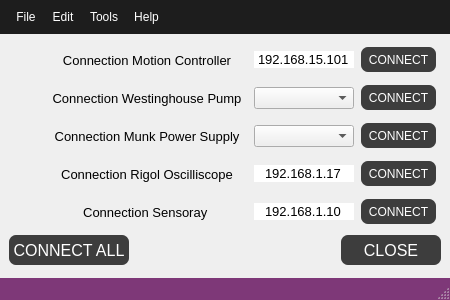
<?xml version="1.0" encoding="UTF-8"?>
<ui version="4.0">
 <class>Window_DeviceConnections</class>
 <widget class="QMainWindow" name="Window_DeviceConnections">
  <property name="geometry">
   <rect>
    <x>0</x>
    <y>0</y>
    <width>450</width>
    <height>300</height>
   </rect>
  </property>
  <property name="sizePolicy">
   <sizepolicy hsizetype="MinimumExpanding" vsizetype="MinimumExpanding">
    <horstretch>0</horstretch>
    <verstretch>0</verstretch>
   </sizepolicy>
  </property>
  <property name="minimumSize">
   <size>
    <width>450</width>
    <height>300</height>
   </size>
  </property>
  <property name="maximumSize">
   <size>
    <width>450</width>
    <height>300</height>
   </size>
  </property>
  <property name="windowTitle">
   <string>Device Connections</string>
  </property>
  <property name="styleSheet">
   <string notr="true">QMenuBar{
background-color:#1d1d1d;
padding:5px;
	font: 12pt &quot;MS Shell Dlg 2&quot;;
}

QMenuBar::item{
background-color:#1d1d1d;
color:#fff;
padding:5px;

}

QMenu{
color:#fff;
padding:0;
}

QMenu::item:selected{
color:#fff;
background-color:#00aba9;
}

QTableWidget{
background-color:#3d3d3d;
color:#fff;
  selection-background-color: #da532c;
border:solid;
border-width:3px;
border-color:#da532c;
}
QHeaderView::section{
background-color:qlineargradient(spread:pad, x1:0, y1:0, x2:1, y2:0, stop:0 rgba(20, 158, 217, 255), stop:1 rgba(36, 158, 217, 255));
border:none;
border-top-style:solid;
border-width:1px;
border-top-color:qlineargradient(spread:pad, x1:0, y1:0, x2:1, y2:0, stop:0 rgba(20, 158, 217, 255), stop:1 rgba(36, 158, 217, 255));
color:#fff;

}
QHeaderView{
background-color:qlineargradient(spread:pad, x1:0, y1:0, x2:1, y2:0, stop:0 rgba(20, 158, 217, 255), stop:1 rgba(36, 158, 217, 255));

border:none;
border-top-style:solid;
border-width:1px;
border-top-color:#149ED9;
color:#fff;
	font: 75 12pt &quot;Calibri&quot;;
}

QTableCornerButton::section{
border:none;
background-color:#149ED9;
}

QListWidget{
background-color:#3d3d3d;
color:#fff;
}

QMenu{
background-color:#3d3d3d;
}
QStatusBar{
background-color:#7e3878;
color:#fff;
}

QPushButton{
border-style:solid;
background-color:#3d3d3d;
color:#fff;
border-radius:7px;
}

QPushButton:disabled {
background-color: rgb(204, 0, 0);
}

QPushButton:hover{
color:#ccc;
	background-color: qlineargradient(spread:pad, x1:0.517, y1:0, x2:0.517, y2:1, stop:0 rgba(45, 45, 45, 255), stop:0.505682 rgba(45, 45, 45, 255), stop:1 rgba(29, 29, 29, 255));
	border-color:#2d89ef;
border-width:2px;
}

QPushButton:pressed{
background-color: qlineargradient(spread:pad, x1:0.517, y1:0, x2:0.517, y2:1, stop:0 rgba(29, 29, 29, 255), stop:0.505682 rgba(45, 45, 45, 255), stop:1 rgba(29, 29, 29, 255));
}


QTabWidget::tab{
background-color:#3d3d3d;
}

QLineEdit{
border-radius:0;
}

QProgressBar{
border-radius:0;
text-align:center;
color:#fff;
background-color:transparent;
border: 2px solid #e3a21a;
border-radius:7px;
	font: 75 12pt &quot;Open Sans&quot;;

}

QProgressBar::chunk{
background-color:#2d89ef;
width:20px;
}</string>
  </property>
  <widget class="QWidget" name="centralwidget">
   <layout class="QGridLayout" name="gridLayout">
    <item row="0" column="0">
     <layout class="QHBoxLayout" name="horizontalLayout">
      <item>
       <widget class="LED" name="widget_GalilConnection" native="true">
        <property name="sizePolicy">
         <sizepolicy hsizetype="Fixed" vsizetype="Fixed">
          <horstretch>0</horstretch>
          <verstretch>0</verstretch>
         </sizepolicy>
        </property>
        <property name="minimumSize">
         <size>
          <width>30</width>
          <height>30</height>
         </size>
        </property>
        <property name="maximumSize">
         <size>
          <width>30</width>
          <height>30</height>
         </size>
        </property>
       </widget>
      </item>
      <item>
       <widget class="QLabel" name="label_GalilConnection">
        <property name="sizePolicy">
         <sizepolicy hsizetype="Fixed" vsizetype="Fixed">
          <horstretch>0</horstretch>
          <verstretch>0</verstretch>
         </sizepolicy>
        </property>
        <property name="minimumSize">
         <size>
          <width>200</width>
          <height>30</height>
         </size>
        </property>
        <property name="maximumSize">
         <size>
          <width>200</width>
          <height>30</height>
         </size>
        </property>
        <property name="font">
         <font>
          <pointsize>10</pointsize>
         </font>
        </property>
        <property name="text">
         <string>Connection Motion Controller</string>
        </property>
        <property name="alignment">
         <set>Qt::AlignCenter</set>
        </property>
       </widget>
      </item>
      <item>
       <widget class="QLineEdit" name="lineEdit_IPMC">
        <property name="sizePolicy">
         <sizepolicy hsizetype="Fixed" vsizetype="Fixed">
          <horstretch>0</horstretch>
          <verstretch>0</verstretch>
         </sizepolicy>
        </property>
        <property name="minimumSize">
         <size>
          <width>100</width>
          <height>0</height>
         </size>
        </property>
        <property name="maximumSize">
         <size>
          <width>100</width>
          <height>16777215</height>
         </size>
        </property>
        <property name="font">
         <font>
          <pointsize>10</pointsize>
         </font>
        </property>
        <property name="text">
         <string>192.168.15.101</string>
        </property>
        <property name="alignment">
         <set>Qt::AlignCenter</set>
        </property>
       </widget>
      </item>
      <item>
       <widget class="QPushButton" name="pushButton_connectMC">
        <property name="minimumSize">
         <size>
          <width>75</width>
          <height>25</height>
         </size>
        </property>
        <property name="maximumSize">
         <size>
          <width>75</width>
          <height>25</height>
         </size>
        </property>
        <property name="text">
         <string>CONNECT</string>
        </property>
       </widget>
      </item>
     </layout>
    </item>
    <item row="1" column="0">
     <layout class="QHBoxLayout" name="horizontalLayout_5">
      <item>
       <widget class="LED" name="widget_WestinghouseConnection" native="true">
        <property name="sizePolicy">
         <sizepolicy hsizetype="Fixed" vsizetype="Fixed">
          <horstretch>0</horstretch>
          <verstretch>0</verstretch>
         </sizepolicy>
        </property>
        <property name="minimumSize">
         <size>
          <width>30</width>
          <height>30</height>
         </size>
        </property>
        <property name="maximumSize">
         <size>
          <width>30</width>
          <height>30</height>
         </size>
        </property>
       </widget>
      </item>
      <item>
       <widget class="QLabel" name="label_WestinghouseConnection">
        <property name="sizePolicy">
         <sizepolicy hsizetype="Fixed" vsizetype="Fixed">
          <horstretch>0</horstretch>
          <verstretch>0</verstretch>
         </sizepolicy>
        </property>
        <property name="minimumSize">
         <size>
          <width>200</width>
          <height>30</height>
         </size>
        </property>
        <property name="maximumSize">
         <size>
          <width>200</width>
          <height>30</height>
         </size>
        </property>
        <property name="font">
         <font>
          <pointsize>10</pointsize>
         </font>
        </property>
        <property name="text">
         <string>Connection Westinghouse Pump</string>
        </property>
        <property name="alignment">
         <set>Qt::AlignCenter</set>
        </property>
       </widget>
      </item>
      <item>
       <widget class="QComboBox" name="comboBox_PortPump">
        <property name="sizePolicy">
         <sizepolicy hsizetype="Fixed" vsizetype="Fixed">
          <horstretch>0</horstretch>
          <verstretch>0</verstretch>
         </sizepolicy>
        </property>
        <property name="minimumSize">
         <size>
          <width>100</width>
          <height>0</height>
         </size>
        </property>
        <property name="maximumSize">
         <size>
          <width>100</width>
          <height>16777215</height>
         </size>
        </property>
       </widget>
      </item>
      <item>
       <widget class="QPushButton" name="pushButton_connectPump">
        <property name="minimumSize">
         <size>
          <width>75</width>
          <height>25</height>
         </size>
        </property>
        <property name="maximumSize">
         <size>
          <width>75</width>
          <height>25</height>
         </size>
        </property>
        <property name="text">
         <string>CONNECT</string>
        </property>
       </widget>
      </item>
     </layout>
    </item>
    <item row="2" column="0">
     <layout class="QHBoxLayout" name="horizontalLayout_4">
      <item>
       <widget class="LED" name="widget_MunkConnection" native="true">
        <property name="sizePolicy">
         <sizepolicy hsizetype="Fixed" vsizetype="Fixed">
          <horstretch>0</horstretch>
          <verstretch>0</verstretch>
         </sizepolicy>
        </property>
        <property name="minimumSize">
         <size>
          <width>30</width>
          <height>30</height>
         </size>
        </property>
        <property name="maximumSize">
         <size>
          <width>30</width>
          <height>30</height>
         </size>
        </property>
       </widget>
      </item>
      <item>
       <widget class="QLabel" name="label_MunkConnection">
        <property name="sizePolicy">
         <sizepolicy hsizetype="Fixed" vsizetype="Fixed">
          <horstretch>0</horstretch>
          <verstretch>0</verstretch>
         </sizepolicy>
        </property>
        <property name="minimumSize">
         <size>
          <width>200</width>
          <height>30</height>
         </size>
        </property>
        <property name="maximumSize">
         <size>
          <width>200</width>
          <height>30</height>
         </size>
        </property>
        <property name="font">
         <font>
          <pointsize>10</pointsize>
         </font>
        </property>
        <property name="text">
         <string>Connection Munk Power Supply</string>
        </property>
        <property name="alignment">
         <set>Qt::AlignCenter</set>
        </property>
       </widget>
      </item>
      <item>
       <widget class="QComboBox" name="comboBox_PortMunk">
        <property name="sizePolicy">
         <sizepolicy hsizetype="Fixed" vsizetype="Fixed">
          <horstretch>0</horstretch>
          <verstretch>0</verstretch>
         </sizepolicy>
        </property>
        <property name="minimumSize">
         <size>
          <width>100</width>
          <height>0</height>
         </size>
        </property>
        <property name="maximumSize">
         <size>
          <width>100</width>
          <height>16777215</height>
         </size>
        </property>
       </widget>
      </item>
      <item>
       <widget class="QPushButton" name="pushButton_connectMunk">
        <property name="minimumSize">
         <size>
          <width>75</width>
          <height>25</height>
         </size>
        </property>
        <property name="maximumSize">
         <size>
          <width>75</width>
          <height>25</height>
         </size>
        </property>
        <property name="text">
         <string>CONNECT</string>
        </property>
       </widget>
      </item>
     </layout>
    </item>
    <item row="3" column="0">
     <layout class="QHBoxLayout" name="horizontalLayout_3">
      <item>
       <widget class="LED" name="widget_RigolConnection" native="true">
        <property name="sizePolicy">
         <sizepolicy hsizetype="Fixed" vsizetype="Fixed">
          <horstretch>0</horstretch>
          <verstretch>0</verstretch>
         </sizepolicy>
        </property>
        <property name="minimumSize">
         <size>
          <width>30</width>
          <height>30</height>
         </size>
        </property>
        <property name="maximumSize">
         <size>
          <width>30</width>
          <height>30</height>
         </size>
        </property>
       </widget>
      </item>
      <item>
       <widget class="QLabel" name="label_RigolConnection">
        <property name="sizePolicy">
         <sizepolicy hsizetype="Fixed" vsizetype="Fixed">
          <horstretch>0</horstretch>
          <verstretch>0</verstretch>
         </sizepolicy>
        </property>
        <property name="minimumSize">
         <size>
          <width>200</width>
          <height>30</height>
         </size>
        </property>
        <property name="maximumSize">
         <size>
          <width>200</width>
          <height>30</height>
         </size>
        </property>
        <property name="font">
         <font>
          <pointsize>10</pointsize>
         </font>
        </property>
        <property name="text">
         <string>Connection Rigol Oscilliscope</string>
        </property>
        <property name="alignment">
         <set>Qt::AlignCenter</set>
        </property>
       </widget>
      </item>
      <item>
       <widget class="QLineEdit" name="lineEdit_IPRigol">
        <property name="sizePolicy">
         <sizepolicy hsizetype="Fixed" vsizetype="Fixed">
          <horstretch>0</horstretch>
          <verstretch>0</verstretch>
         </sizepolicy>
        </property>
        <property name="minimumSize">
         <size>
          <width>100</width>
          <height>0</height>
         </size>
        </property>
        <property name="maximumSize">
         <size>
          <width>100</width>
          <height>16777215</height>
         </size>
        </property>
        <property name="font">
         <font>
          <pointsize>10</pointsize>
         </font>
        </property>
        <property name="text">
         <string>192.168.1.17</string>
        </property>
        <property name="alignment">
         <set>Qt::AlignCenter</set>
        </property>
       </widget>
      </item>
      <item>
       <widget class="QPushButton" name="pushButton_connect_Rigol">
        <property name="minimumSize">
         <size>
          <width>75</width>
          <height>25</height>
         </size>
        </property>
        <property name="maximumSize">
         <size>
          <width>75</width>
          <height>25</height>
         </size>
        </property>
        <property name="text">
         <string>CONNECT</string>
        </property>
       </widget>
      </item>
     </layout>
    </item>
    <item row="4" column="0">
     <layout class="QHBoxLayout" name="horizontalLayout_2">
      <item>
       <widget class="LED" name="widget_SensorayConnection" native="true">
        <property name="sizePolicy">
         <sizepolicy hsizetype="Fixed" vsizetype="Fixed">
          <horstretch>0</horstretch>
          <verstretch>0</verstretch>
         </sizepolicy>
        </property>
        <property name="minimumSize">
         <size>
          <width>30</width>
          <height>30</height>
         </size>
        </property>
        <property name="maximumSize">
         <size>
          <width>30</width>
          <height>30</height>
         </size>
        </property>
       </widget>
      </item>
      <item>
       <widget class="QLabel" name="label_SensorayConnection">
        <property name="sizePolicy">
         <sizepolicy hsizetype="Fixed" vsizetype="Fixed">
          <horstretch>0</horstretch>
          <verstretch>0</verstretch>
         </sizepolicy>
        </property>
        <property name="minimumSize">
         <size>
          <width>200</width>
          <height>30</height>
         </size>
        </property>
        <property name="maximumSize">
         <size>
          <width>200</width>
          <height>30</height>
         </size>
        </property>
        <property name="font">
         <font>
          <pointsize>10</pointsize>
         </font>
        </property>
        <property name="text">
         <string>Connection Sensoray </string>
        </property>
        <property name="alignment">
         <set>Qt::AlignCenter</set>
        </property>
       </widget>
      </item>
      <item>
       <widget class="QLineEdit" name="lineEdit_IPSensoray">
        <property name="sizePolicy">
         <sizepolicy hsizetype="Fixed" vsizetype="Fixed">
          <horstretch>0</horstretch>
          <verstretch>0</verstretch>
         </sizepolicy>
        </property>
        <property name="minimumSize">
         <size>
          <width>100</width>
          <height>0</height>
         </size>
        </property>
        <property name="maximumSize">
         <size>
          <width>100</width>
          <height>16777215</height>
         </size>
        </property>
        <property name="font">
         <font>
          <pointsize>10</pointsize>
         </font>
        </property>
        <property name="text">
         <string>192.168.1.10</string>
        </property>
        <property name="alignment">
         <set>Qt::AlignCenter</set>
        </property>
       </widget>
      </item>
      <item>
       <widget class="QPushButton" name="pushButton_connectSensoray">
        <property name="minimumSize">
         <size>
          <width>75</width>
          <height>25</height>
         </size>
        </property>
        <property name="maximumSize">
         <size>
          <width>75</width>
          <height>25</height>
         </size>
        </property>
        <property name="text">
         <string>CONNECT</string>
        </property>
        <property name="flat">
         <bool>false</bool>
        </property>
       </widget>
      </item>
     </layout>
    </item>
    <item row="5" column="0">
     <layout class="QHBoxLayout" name="horizontalLayout_6">
      <item>
       <widget class="QPushButton" name="pushButton_ConnectAll">
        <property name="minimumSize">
         <size>
          <width>120</width>
          <height>30</height>
         </size>
        </property>
        <property name="maximumSize">
         <size>
          <width>100</width>
          <height>30</height>
         </size>
        </property>
        <property name="font">
         <font>
          <pointsize>12</pointsize>
         </font>
        </property>
        <property name="text">
         <string>CONNECT ALL</string>
        </property>
        <property name="autoDefault">
         <bool>true</bool>
        </property>
       </widget>
      </item>
      <item>
       <spacer name="horizontalSpacer">
        <property name="orientation">
         <enum>Qt::Horizontal</enum>
        </property>
        <property name="sizeHint" stdset="0">
         <size>
          <width>40</width>
          <height>20</height>
         </size>
        </property>
       </spacer>
      </item>
      <item>
       <widget class="QPushButton" name="pushButton_Close">
        <property name="minimumSize">
         <size>
          <width>100</width>
          <height>30</height>
         </size>
        </property>
        <property name="maximumSize">
         <size>
          <width>100</width>
          <height>30</height>
         </size>
        </property>
        <property name="font">
         <font>
          <pointsize>12</pointsize>
         </font>
        </property>
        <property name="text">
         <string>CLOSE</string>
        </property>
       </widget>
      </item>
     </layout>
    </item>
   </layout>
  </widget>
  <widget class="QMenuBar" name="menubar">
   <property name="geometry">
    <rect>
     <x>0</x>
     <y>0</y>
     <width>450</width>
     <height>40</height>
    </rect>
   </property>
   <widget class="QMenu" name="menuFile">
    <property name="title">
     <string>File</string>
    </property>
    <addaction name="actionOpen"/>
    <addaction name="separator"/>
    <addaction name="actionSave"/>
    <addaction name="actionSave_As"/>
    <addaction name="separator"/>
    <addaction name="actionClose"/>
   </widget>
   <widget class="QMenu" name="menuEdit">
    <property name="title">
     <string>Edit</string>
    </property>
   </widget>
   <widget class="QMenu" name="menuTools">
    <property name="title">
     <string>Tools</string>
    </property>
   </widget>
   <widget class="QMenu" name="menuHelp">
    <property name="title">
     <string>Help</string>
    </property>
   </widget>
   <addaction name="menuFile"/>
   <addaction name="menuEdit"/>
   <addaction name="menuTools"/>
   <addaction name="menuHelp"/>
  </widget>
  <widget class="QStatusBar" name="statusbar"/>
  <action name="actionOpen">
   <property name="text">
    <string>Open</string>
   </property>
  </action>
  <action name="actionSave">
   <property name="text">
    <string>Save</string>
   </property>
  </action>
  <action name="actionSave_As">
   <property name="text">
    <string>Save As</string>
   </property>
  </action>
  <action name="actionClose">
   <property name="text">
    <string>Close</string>
   </property>
  </action>
 </widget>
 <customwidgets>
  <customwidget>
   <class>LED</class>
   <extends>QWidget</extends>
   <header>LED.h</header>
   <container>1</container>
  </customwidget>
 </customwidgets>
 <tabstops>
  <tabstop>pushButton_ConnectAll</tabstop>
  <tabstop>lineEdit_IPMC</tabstop>
  <tabstop>pushButton_connectMC</tabstop>
  <tabstop>comboBox_PortPump</tabstop>
  <tabstop>pushButton_connectPump</tabstop>
  <tabstop>comboBox_PortMunk</tabstop>
  <tabstop>pushButton_connectMunk</tabstop>
  <tabstop>lineEdit_IPRigol</tabstop>
  <tabstop>pushButton_connect_Rigol</tabstop>
  <tabstop>lineEdit_IPSensoray</tabstop>
  <tabstop>pushButton_connectSensoray</tabstop>
  <tabstop>pushButton_Close</tabstop>
 </tabstops>
 <resources/>
 <connections/>
</ui>
